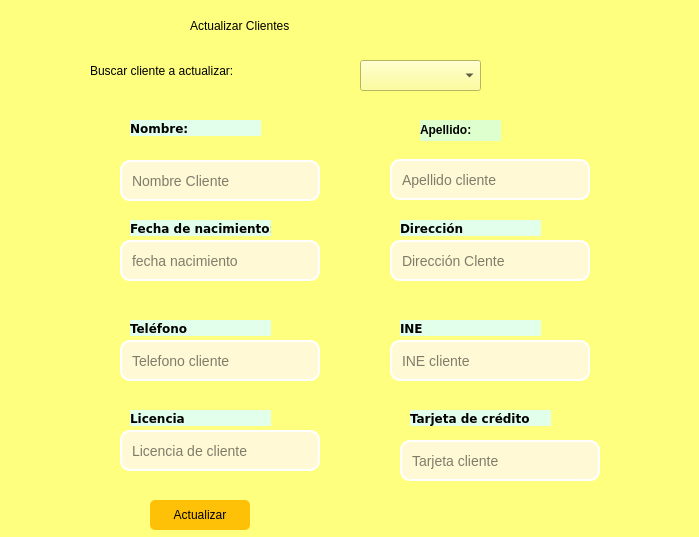
<?xml version="1.0" encoding="UTF-8"?>
<ui version="4.0">
 <class>InsertWindow</class>
 <widget class="QWidget" name="InsertWindow">
  <property name="geometry">
   <rect>
    <x>0</x>
    <y>0</y>
    <width>699</width>
    <height>537</height>
   </rect>
  </property>
  <property name="windowTitle">
   <string>Actualizar Cliente</string>
  </property>
  <property name="styleSheet">
   <string notr="true">background-color: rgb(255, 255, 127);

</string>
  </property>
  <widget class="QLineEdit" name="input_nombre">
   <property name="geometry">
    <rect>
     <x>120</x>
     <y>160</y>
     <width>200</width>
     <height>41</height>
    </rect>
   </property>
   <property name="styleSheet">
    <string notr="true">QLineEdit {
          border: 2px solid #ffffff;
          border-radius: 10px;
          padding: 8px;
          font-size: 14px;
          background-color: rgb(255, 249, 213);
      }</string>
   </property>
   <property name="placeholderText">
    <string>Nombre Cliente</string>
   </property>
  </widget>
  <widget class="QPushButton" name="btn_actualizar">
   <property name="geometry">
    <rect>
     <x>150</x>
     <y>500</y>
     <width>100</width>
     <height>30</height>
    </rect>
   </property>
   <property name="styleSheet">
    <string notr="true">QPushButton {
        background-color: #FFC107;
        color: black;
        border: none;
        border-radius: 5px;
        padding: 10px;
      }</string>
   </property>
   <property name="text">
    <string>Actualizar</string>
   </property>
  </widget>
  <widget class="QLabel" name="label">
   <property name="geometry">
    <rect>
     <x>90</x>
     <y>100</y>
     <width>541</width>
     <height>451</height>
    </rect>
   </property>
   <property name="text">
    <string/>
   </property>
   <property name="pixmap">
    <pixmap>logo_up.jpg</pixmap>
   </property>
   <property name="scaledContents">
    <bool>true</bool>
   </property>
  </widget>
  <widget class="QLabel" name="label_2">
   <property name="geometry">
    <rect>
     <x>130</x>
     <y>120</y>
     <width>131</width>
     <height>16</height>
    </rect>
   </property>
   <property name="font">
    <font>
     <family>Verdana</family>
     <weight>75</weight>
     <bold>true</bold>
    </font>
   </property>
   <property name="styleSheet">
    <string notr="true">background-color: rgb(225, 255, 235);</string>
   </property>
   <property name="text">
    <string>Nombre:</string>
   </property>
  </widget>
  <widget class="QLabel" name="label_3">
   <property name="geometry">
    <rect>
     <x>420</x>
     <y>120</y>
     <width>81</width>
     <height>21</height>
    </rect>
   </property>
   <property name="font">
    <font>
     <weight>50</weight>
     <italic>true</italic>
     <bold>false</bold>
    </font>
   </property>
   <property name="styleSheet">
    <string notr="true">background-color: rgb(222, 255, 206);</string>
   </property>
   <property name="text">
    <string>&lt;html&gt;&lt;head/&gt;&lt;body&gt;&lt;p&gt;&lt;span style=&quot; font-weight:600; font-style:normal;&quot;&gt;Apellido: &lt;/span&gt;&lt;/p&gt;&lt;/body&gt;&lt;/html&gt;</string>
   </property>
   <property name="scaledContents">
    <bool>false</bool>
   </property>
  </widget>
  <widget class="QLineEdit" name="input_fecha">
   <property name="geometry">
    <rect>
     <x>120</x>
     <y>240</y>
     <width>200</width>
     <height>41</height>
    </rect>
   </property>
   <property name="styleSheet">
    <string notr="true">QLineEdit {
          border: 2px solid #ffffff;
          border-radius: 10px;
          padding: 8px;
          font-size: 14px;
          background-color: rgb(255, 249, 213);
      }</string>
   </property>
   <property name="text">
    <string/>
   </property>
   <property name="placeholderText">
    <string>fecha nacimiento</string>
   </property>
  </widget>
  <widget class="QLabel" name="label_4">
   <property name="geometry">
    <rect>
     <x>130</x>
     <y>220</y>
     <width>141</width>
     <height>16</height>
    </rect>
   </property>
   <property name="font">
    <font>
     <family>Verdana</family>
     <weight>75</weight>
     <bold>true</bold>
    </font>
   </property>
   <property name="styleSheet">
    <string notr="true">background-color: rgb(225, 255, 235);</string>
   </property>
   <property name="text">
    <string>Fecha de nacimiento:</string>
   </property>
  </widget>
  <widget class="QLabel" name="label_5">
   <property name="geometry">
    <rect>
     <x>400</x>
     <y>220</y>
     <width>141</width>
     <height>16</height>
    </rect>
   </property>
   <property name="font">
    <font>
     <family>Verdana</family>
     <weight>75</weight>
     <bold>true</bold>
    </font>
   </property>
   <property name="styleSheet">
    <string notr="true">background-color: rgb(225, 255, 235);</string>
   </property>
   <property name="text">
    <string>Dirección</string>
   </property>
  </widget>
  <widget class="QLineEdit" name="input_direccion">
   <property name="geometry">
    <rect>
     <x>390</x>
     <y>240</y>
     <width>200</width>
     <height>41</height>
    </rect>
   </property>
   <property name="styleSheet">
    <string notr="true">QLineEdit {
          border: 2px solid #ffffff;
          border-radius: 10px;
          padding: 8px;
          font-size: 14px;
          background-color: rgb(255, 249, 213);
      }</string>
   </property>
   <property name="text">
    <string/>
   </property>
   <property name="placeholderText">
    <string>Dirección Clente</string>
   </property>
  </widget>
  <widget class="QLabel" name="label_6">
   <property name="geometry">
    <rect>
     <x>130</x>
     <y>320</y>
     <width>141</width>
     <height>16</height>
    </rect>
   </property>
   <property name="font">
    <font>
     <family>Verdana</family>
     <weight>75</weight>
     <bold>true</bold>
    </font>
   </property>
   <property name="styleSheet">
    <string notr="true">background-color: rgb(225, 255, 235);</string>
   </property>
   <property name="text">
    <string>Teléfono</string>
   </property>
  </widget>
  <widget class="QLabel" name="label_7">
   <property name="geometry">
    <rect>
     <x>400</x>
     <y>320</y>
     <width>141</width>
     <height>16</height>
    </rect>
   </property>
   <property name="font">
    <font>
     <family>Verdana</family>
     <weight>75</weight>
     <bold>true</bold>
    </font>
   </property>
   <property name="styleSheet">
    <string notr="true">background-color: rgb(225, 255, 235);</string>
   </property>
   <property name="text">
    <string>INE</string>
   </property>
  </widget>
  <widget class="QLineEdit" name="input_telefono">
   <property name="geometry">
    <rect>
     <x>120</x>
     <y>340</y>
     <width>200</width>
     <height>41</height>
    </rect>
   </property>
   <property name="styleSheet">
    <string notr="true">QLineEdit {
          border: 2px solid #ffffff;
          border-radius: 10px;
          padding: 8px;
          font-size: 14px;
          background-color: rgb(255, 249, 213);
      }</string>
   </property>
   <property name="text">
    <string/>
   </property>
   <property name="placeholderText">
    <string>Telefono cliente</string>
   </property>
  </widget>
  <widget class="QLineEdit" name="input_ine">
   <property name="geometry">
    <rect>
     <x>390</x>
     <y>340</y>
     <width>200</width>
     <height>41</height>
    </rect>
   </property>
   <property name="styleSheet">
    <string notr="true">QLineEdit {
          border: 2px solid #ffffff;
          border-radius: 10px;
          padding: 8px;
          font-size: 14px;
          background-color: rgb(255, 249, 213);
      }</string>
   </property>
   <property name="text">
    <string/>
   </property>
   <property name="placeholderText">
    <string>INE cliente</string>
   </property>
  </widget>
  <widget class="QLabel" name="label_8">
   <property name="geometry">
    <rect>
     <x>130</x>
     <y>410</y>
     <width>141</width>
     <height>16</height>
    </rect>
   </property>
   <property name="font">
    <font>
     <family>Verdana</family>
     <weight>75</weight>
     <bold>true</bold>
    </font>
   </property>
   <property name="styleSheet">
    <string notr="true">background-color: rgb(225, 255, 235);</string>
   </property>
   <property name="text">
    <string>Licencia</string>
   </property>
  </widget>
  <widget class="QLabel" name="label_9">
   <property name="geometry">
    <rect>
     <x>410</x>
     <y>410</y>
     <width>141</width>
     <height>16</height>
    </rect>
   </property>
   <property name="font">
    <font>
     <family>Verdana</family>
     <weight>75</weight>
     <bold>true</bold>
    </font>
   </property>
   <property name="styleSheet">
    <string notr="true">background-color: rgb(225, 255, 235);</string>
   </property>
   <property name="text">
    <string>Tarjeta de crédito</string>
   </property>
  </widget>
  <widget class="QLineEdit" name="input_licencia">
   <property name="geometry">
    <rect>
     <x>120</x>
     <y>430</y>
     <width>200</width>
     <height>41</height>
    </rect>
   </property>
   <property name="styleSheet">
    <string notr="true">QLineEdit {
          border: 2px solid #ffffff;
          border-radius: 10px;
          padding: 8px;
          font-size: 14px;
          background-color: rgb(255, 249, 213);
      }</string>
   </property>
   <property name="text">
    <string/>
   </property>
   <property name="placeholderText">
    <string>Licencia de cliente</string>
   </property>
  </widget>
  <widget class="QLineEdit" name="input_tarjeta">
   <property name="geometry">
    <rect>
     <x>400</x>
     <y>440</y>
     <width>200</width>
     <height>41</height>
    </rect>
   </property>
   <property name="styleSheet">
    <string notr="true">QLineEdit {
          border: 2px solid #ffffff;
          border-radius: 10px;
          padding: 8px;
          font-size: 14px;
          background-color: rgb(255, 249, 213);
      }</string>
   </property>
   <property name="text">
    <string/>
   </property>
   <property name="placeholderText">
    <string>Tarjeta cliente</string>
   </property>
  </widget>
  <widget class="QLineEdit" name="input_apellidos">
   <property name="geometry">
    <rect>
     <x>390</x>
     <y>159</y>
     <width>200</width>
     <height>41</height>
    </rect>
   </property>
   <property name="styleSheet">
    <string notr="true">QLineEdit {
          border: 2px solid #ffffff;
          border-radius: 10px;
          padding: 8px;
          font-size: 14px;
          background-color: rgb(255, 249, 213);
      }</string>
   </property>
   <property name="placeholderText">
    <string>Apellido cliente</string>
   </property>
  </widget>
  <widget class="QComboBox" name="combo_cliente">
   <property name="geometry">
    <rect>
     <x>360</x>
     <y>60</y>
     <width>121</width>
     <height>31</height>
    </rect>
   </property>
  </widget>
  <widget class="QLabel" name="label_10">
   <property name="geometry">
    <rect>
     <x>90</x>
     <y>60</y>
     <width>251</width>
     <height>21</height>
    </rect>
   </property>
   <property name="styleSheet">
    <string notr="true">font: 75 16pt &quot;MS Shell Dlg 2&quot;;</string>
   </property>
   <property name="text">
    <string>Buscar cliente a actualizar: </string>
   </property>
  </widget>
  <widget class="QLabel" name="label_11">
   <property name="geometry">
    <rect>
     <x>190</x>
     <y>10</y>
     <width>321</width>
     <height>31</height>
    </rect>
   </property>
   <property name="styleSheet">
    <string notr="true">font: 75 26pt &quot;MS Shell Dlg 2&quot;;</string>
   </property>
   <property name="text">
    <string>Actualizar Clientes</string>
   </property>
  </widget>
  <zorder>label</zorder>
  <zorder>input_nombre</zorder>
  <zorder>btn_actualizar</zorder>
  <zorder>label_2</zorder>
  <zorder>label_3</zorder>
  <zorder>input_fecha</zorder>
  <zorder>label_4</zorder>
  <zorder>label_5</zorder>
  <zorder>input_direccion</zorder>
  <zorder>label_6</zorder>
  <zorder>label_7</zorder>
  <zorder>input_telefono</zorder>
  <zorder>input_ine</zorder>
  <zorder>label_8</zorder>
  <zorder>label_9</zorder>
  <zorder>input_licencia</zorder>
  <zorder>input_tarjeta</zorder>
  <zorder>input_apellidos</zorder>
  <zorder>combo_cliente</zorder>
  <zorder>label_10</zorder>
  <zorder>label_11</zorder>
 </widget>
 <resources/>
 <connections/>
</ui>
